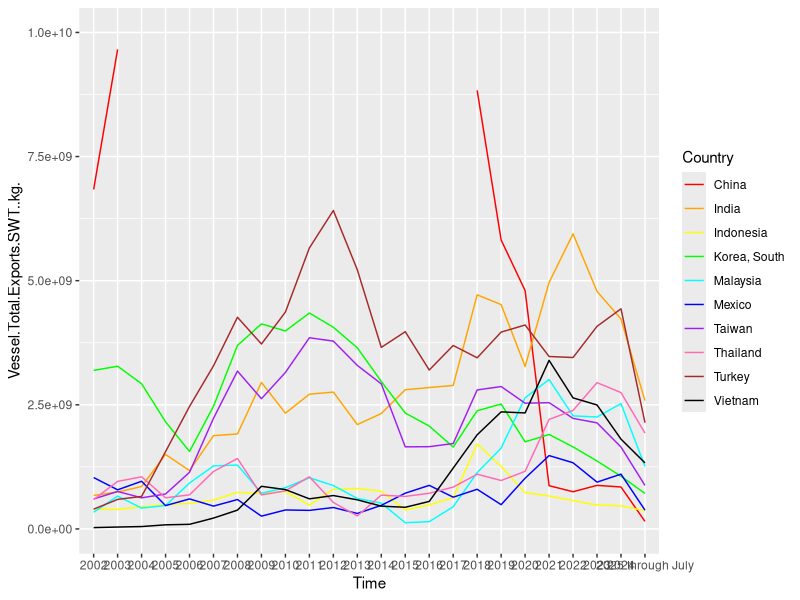

Here is the R script that generated this plot:
## ---- chunk 1
library(ggplot2)
library(tidyverse)
library(dplyr)
## ---- chunk 2
GDP_Life <- read.csv("life-expectancy-vs-gdp-per-capita.csv")
## ---- chunk 3
# ggplot(GDP_Life, 
#        aes(
#          x=gdp_per_capita, 
#          y=life_expectancy_0,
#          color=owid_region)) +
#   geom_point(size=2) +
#   coord_trans(x = "log2")
## ---- chunk 4
exports <- read.csv("PlasticExportsAllCountries.csv")
countriesALL <- unique(exports$Country)
## ---- chunk 5
sums <- c()
for (co in countriesALL){
  temp <- exports |>
    filter(Country == co)
  sums <- c(sums, sum(temp$Vessel.Total.Exports.SWT..kg.))
}
total <- data.frame(countriesALL, sums) |>
  arrange(desc(sums)) |>
  slice(1:10)
## ---- chunk 6
countries <- total$countriesALL
plastics <- exports |>
  filter(Country %in% countries)
  
## ---- chunk 7
plastics |>
  ggplot(aes(
    x=Time, 
    y=Vessel.Total.Exports.SWT..kg., 
    group=Country, 
    color=Country)) +
  geom_line() +
  ylim(0,1e+10) +
  scale_color_manual(values = c("China" = "red", "India" = "orange", "Indonesia" = "yellow", "Korea, South" = "green", "Malaysia" = "cyan", "Mexico" = "blue", "Taiwan" = "purple", "Thailand"="hotpink", "Turkey"="brown", "Vietnam" = "black"))
## ---- chunk 8
china <- plastics |>
  filter(Country == "China")
china[4:5]
## ---- chunk 9
top10_2025 <- plastics |>
  filter(Time == "2025 through July") |>
  arrange(desc(Vessel.Total.Exports.SWT..kg.)) |>
  slice(1:10)
top10_2025 <- top10_2025$Country
top10_2025
## ---- chunk 10
intersect(countries, top10_2025)
